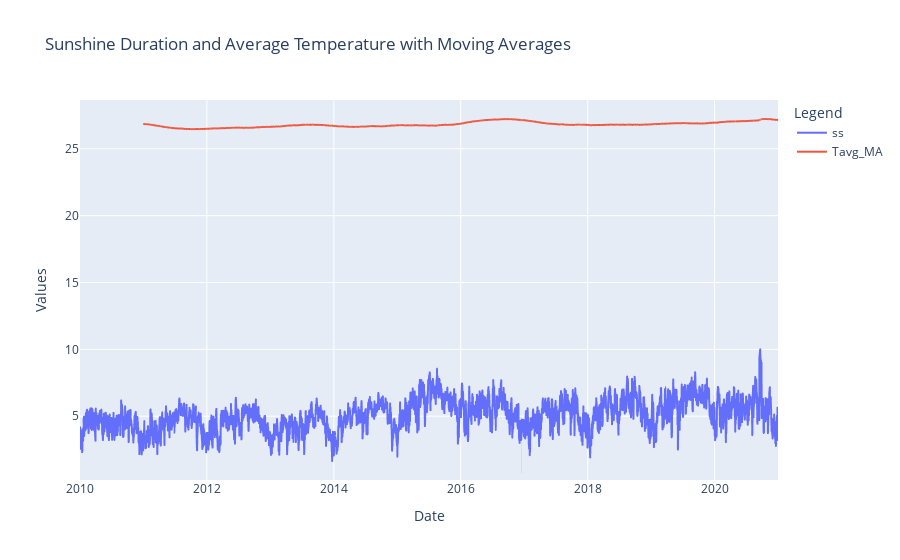

This figure's notebook cell:
### Code cell
# Calculate moving averages
df_daily['Tavg_MA'] = df_daily['Tavg'].rolling(window=365).mean()

# Create the plot
fig = px.line(df_daily, x='date', y=['ss', 'Tavg_MA'], 
              labels={'value': 'Values', 'date': 'Date'}, 
              title='Sunshine Duration and Average Temperature with Moving Averages')
fig.update_traces(marker=dict(size=12), line=dict(width=2))
fig.update_layout(legend_title_text='Legend')
fig.show()

### Figure 1 — Plotly figure (JSON) as saved in the notebook; plotly's stock layout.template omitted (floating-point values rounded to 4 significant figures; data arrays with more than 128 entries replaced by an {"elided": "..."} marker saying what was removed)
{"data": [{"hovertemplate": "variable=ss<br>Date=%{x}<br>Values=%{y}<extra></extra>", "legendgroup": "ss", "line": {"color": "#636efa", "dash": "solid", "width": 2}, "marker": {"size": 12, "symbol": "circle"}, "mode": "lines", "name": "ss", "showlegend": true, "type": "scattergl", "x": {"elided": "4018 str values"}, "xaxis": "x", "y": {"elided": "4018 float values"}, "yaxis": "y"}, {"hovertemplate": "variable=Tavg_MA<br>Date=%{x}<br>Values=%{y}<extra></extra>", "legendgroup": "Tavg_MA", "line": {"color": "#EF553B", "dash": "solid", "width": 2}, "marker": {"size": 12, "symbol": "circle"}, "mode": "lines", "name": "Tavg_MA", "showlegend": true, "type": "scattergl", "x": {"elided": "4018 str values"}, "xaxis": "x", "y": {"elided": "4018 float values"}, "yaxis": "y"}], "layout": {"legend": {"title": {"text": "Legend"}, "tracegroupgap": 0}, "title": {"text": "Sunshine Duration and Average Temperature with Moving Averages"}, "xaxis": {"anchor": "y", "domain": [0, 1], "title": {"text": "Date"}}, "yaxis": {"anchor": "x", "domain": [0, 1], "title": {"text": "Values"}}}}
